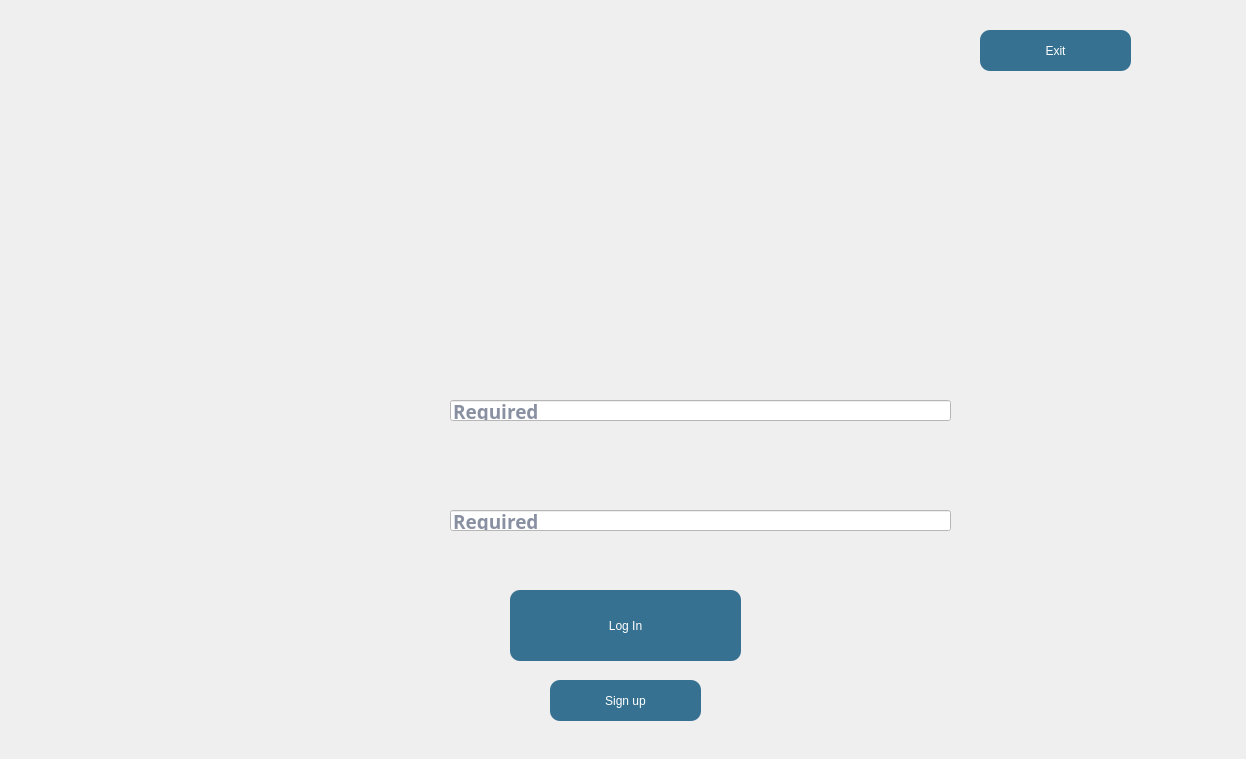
<?xml version="1.0" encoding="UTF-8"?>
<ui version="4.0">
 <class>Dialog</class>
 <widget class="QDialog" name="Dialog">
  <property name="geometry">
   <rect>
    <x>0</x>
    <y>0</y>
    <width>1246</width>
    <height>759</height>
   </rect>
  </property>
  <property name="windowTitle">
   <string>Dialog</string>
  </property>
  <widget class="QLabel" name="label">
   <property name="geometry">
    <rect>
     <x>0</x>
     <y>0</y>
     <width>1246</width>
     <height>796</height>
    </rect>
   </property>
   <property name="cursor">
    <cursorShape>ArrowCursor</cursorShape>
   </property>
   <property name="acceptDrops">
    <bool>true</bool>
   </property>
   <property name="autoFillBackground">
    <bool>false</bool>
   </property>
   <property name="text">
    <string/>
   </property>
   <property name="pixmap">
    <pixmap>images/ownerlogin.png</pixmap>
   </property>
   <property name="scaledContents">
    <bool>true</bool>
   </property>
   <property name="wordWrap">
    <bool>false</bool>
   </property>
  </widget>
  <widget class="QWidget" name="widget" native="true">
   <property name="geometry">
    <rect>
     <x>0</x>
     <y>0</y>
     <width>120</width>
     <height>80</height>
    </rect>
   </property>
  </widget>
  <widget class="QLineEdit" name="username">
   <property name="geometry">
    <rect>
     <x>450</x>
     <y>400</y>
     <width>501</width>
     <height>21</height>
    </rect>
   </property>
   <property name="font">
    <font>
     <family>Berlin Sans FB Demi</family>
     <pointsize>14</pointsize>
     <bold>true</bold>
    </font>
   </property>
   <property name="autoFillBackground">
    <bool>false</bool>
   </property>
   <property name="styleSheet">
    <string notr="true">
color: rgb(20, 33, 68);
background-color: rgb(255, 255, 255);</string>
   </property>
   <property name="placeholderText">
    <string>Required</string>
   </property>
  </widget>
  <widget class="QLineEdit" name="password">
   <property name="geometry">
    <rect>
     <x>450</x>
     <y>510</y>
     <width>501</width>
     <height>21</height>
    </rect>
   </property>
   <property name="font">
    <font>
     <family>Berlin Sans FB Demi</family>
     <pointsize>14</pointsize>
     <bold>true</bold>
    </font>
   </property>
   <property name="styleSheet">
    <string notr="true">color: rgb(20, 33, 68);
background-color: rgb(255, 255, 255);</string>
   </property>
   <property name="text">
    <string/>
   </property>
   <property name="placeholderText">
    <string>Required </string>
   </property>
  </widget>
  <widget class="QPushButton" name="loginbutt">
   <property name="geometry">
    <rect>
     <x>510</x>
     <y>590</y>
     <width>231</width>
     <height>71</height>
    </rect>
   </property>
   <property name="cursor">
    <cursorShape>PointingHandCursor</cursorShape>
   </property>
   <property name="styleSheet">
    <string notr="true">QWidget#loginbutt{
background-color: rgb(54, 113, 145);
font: 900 12pt &quot;Arial Black&quot;; color : rgb(255, 255, 255);
border-radius: 10px;}

QWidget#loginbutt:hover {
    
    background-color: rgb(251, 176, 59); 
    border: 2px solid #388E3C; 
    padding: 10px 20px; 
    font-size: 15px; 
}</string>
   </property>
   <property name="text">
    <string>Log In</string>
   </property>
  </widget>
  <widget class="QLabel" name="logerrormes">
   <property name="geometry">
    <rect>
     <x>290</x>
     <y>560</y>
     <width>671</width>
     <height>20</height>
    </rect>
   </property>
   <property name="font">
    <font>
     <family>Berlin Sans FB Demi</family>
     <pointsize>10</pointsize>
     <italic>false</italic>
     <bold>true</bold>
    </font>
   </property>
   <property name="layoutDirection">
    <enum>Qt::LeftToRight</enum>
   </property>
   <property name="styleSheet">
    <string notr="true">font: 700 10pt &quot;Berlin Sans FB Demi&quot;; 
color: rgb(251, 176, 59);</string>
   </property>
   <property name="text">
    <string/>
   </property>
  </widget>
  <widget class="QPushButton" name="signupbutt">
   <property name="geometry">
    <rect>
     <x>550</x>
     <y>680</y>
     <width>151</width>
     <height>41</height>
    </rect>
   </property>
   <property name="cursor">
    <cursorShape>PointingHandCursor</cursorShape>
   </property>
   <property name="styleSheet">
    <string notr="true">QWidget#signupbutt{
background-color: rgb(54, 113, 145);
font: 900 12pt &quot;Arial Black&quot;; color : rgb(255, 255, 255);
border-radius: 10px;}

QWidget#signupbutt:hover {
    
    background-color: rgb(251, 176, 59); 
    border: 2px solid #388E3C; 
    padding: 10px 20px; 
    font-size: 15px; 
}</string>
   </property>
   <property name="text">
    <string>Sign up</string>
   </property>
  </widget>
  <widget class="QPushButton" name="exitbutt">
   <property name="geometry">
    <rect>
     <x>980</x>
     <y>30</y>
     <width>151</width>
     <height>41</height>
    </rect>
   </property>
   <property name="cursor">
    <cursorShape>PointingHandCursor</cursorShape>
   </property>
   <property name="styleSheet">
    <string notr="true">QWidget#exitbutt{
background-color: rgb(54, 113, 145);
font: 900 12pt &quot;Arial Black&quot;; color : rgb(255, 255, 255);
border-radius: 10px;}

QWidget#exitbutt:hover {
    
    background-color: rgb(251, 176, 59); 
    border: 2px solid #388E3C; 
    padding: 10px 20px; 
    font-size: 15px; 
}</string>
   </property>
   <property name="text">
    <string>Exit</string>
   </property>
  </widget>
 </widget>
 <resources/>
 <connections/>
</ui>
